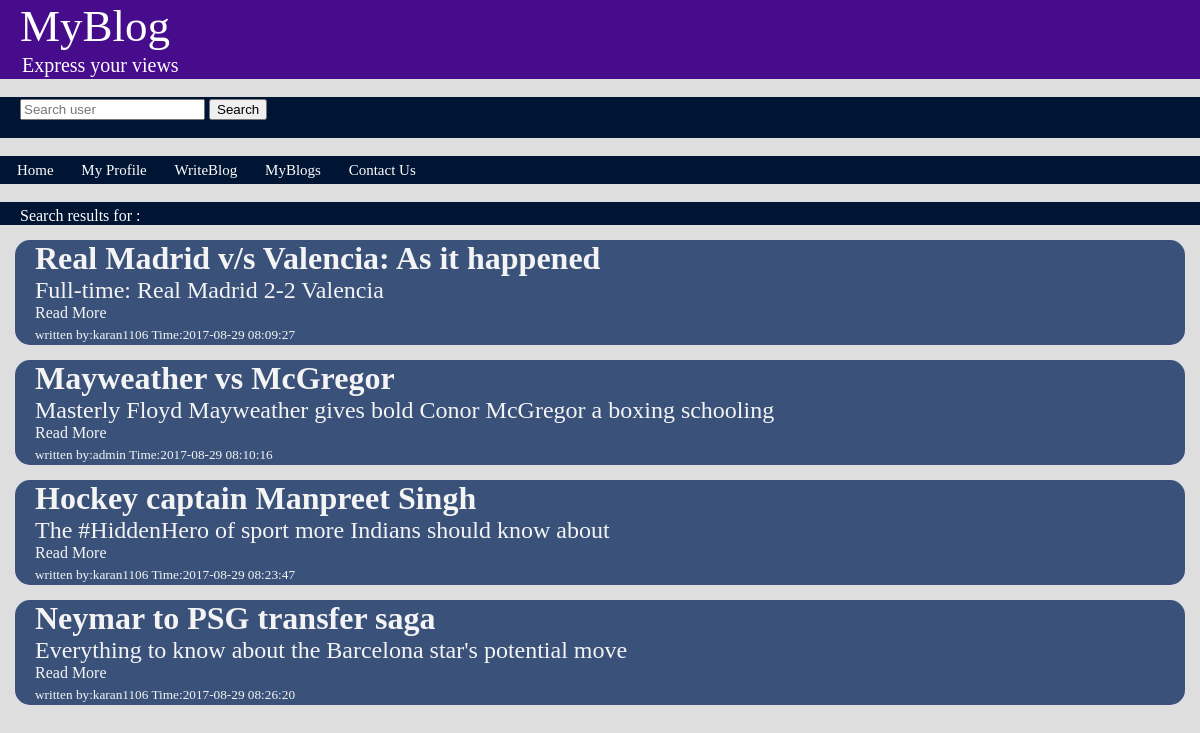
Screenshot of /blog/search.php with the database file from the repository.
### tables this page shows
CREATE TABLE `blogpost` (
  `id` int(11) NOT NULL,
  `blogger` varchar(25) NOT NULL,
  `date` timestamp NOT NULL DEFAULT CURRENT_TIMESTAMP,
  `title` varchar(150) NOT NULL,
  `descript` varchar(250) NOT NULL,
  `post` varchar(2500) NOT NULL,
  `status` char(1) NOT NULL DEFAULT '0'
);

### blog/search.php (the view, shortened to what this page needs)
<head>
	<link rel="stylesheet" type="text/css" href="style.css">
</head>
<body>
	<div class="header"><h2 title="Welcome to MyBlog">MyBlog</h2>
			<p style="font-size: 20px;">&nbsp;&nbsp;&nbsp;&nbsp;Express your views</p>
	</div>
	<br>
  <div class="search">
		<form action="search.php" method="post">
			<input type = "text" placeholder = "Search user" name ="key">
			<button type="submit">Search</button>
		</form>
	</div>
	<br>
	<div class = "menu">
		<ul>
  		<li><a href="index.php">Home</a></li>
  		<li><a href="profile.php">My Profile</a></li>
  		<li><a href="writeBlog.php?publish=0">WriteBlog</a></li>
  		<li><a href="viewBlog.php">MyBlogs</a></li>
 	    <li><a href="contactUs.php">Contact Us</a></li>
		</ul>
	</div>
	<br>
	<div class="posts">
	<?php
	 $key = $_POST['key'];
   echo "<div style='background-color:#001433;color:white;padding-left:20px;padding-top:5px;'>Search results for : ".$key."</div>";
	 $servername = "localhost";
		$username = "root";
		$password = "";
		$dbname = "blog";
		$conn = new mysqli($servername, $username, $password,$dbname);
    if($_POST['srch']=='user'){
		$sql = "SELECT * from users where userID like '%".$key."%';";
    $res = $conn->query($sql);
    if($res->num_rows>0){
        while($row=$res->fetch_assoc()){
          echo "<div class = 'post'><h1>".$row['name']."</h1><h2>".$row['userID']."</h2><h5><a href ='loadProfile.php?userID=".$row['userID']."'>View Profile</a></h5></div>";
        }
    }
    else{
      echo "<h1> NO USER PROFILES WITH GIVEN KEYWORD</h1>";
    }
    }
    else {
      $sql = "SELECT * FROM blogpost where status = 1 and (title like '%".$key."%' OR descript like '%".$key."%' or post like '%".$key."%');";
      $res = $conn->query($sql);
  		if($res->num_rows>0){
      	  while($row=$res->fetch_assoc()){
      	  	echo "<div class = 'post'><h1>".$row['title']."</h1><h2>".$row['descript']."</h2><h4><a href=openBlog.php?id=".$row['id'].">Read More</a></h4><h5> written by:".$row['blogger']." Time:".$row['date']."</h5></div>";
      	  }
  		}
  		else{
  			echo "<h1> &nbsp;&nbsp;&nbsp;&nbsp;No blogposts to show</h1>";
  		}
    }
?>
	</div>
</body>
</html>

### blog/style.css (style rules this page uses)
body { margin: 0px; background-color: #DEDEDE; }
.header { background-color: #460C8C; color: white; font-size: 30px; margin-bottom: 0px; }
.header h3, h5 { margin: 0px; padding-left: 20px; padding-top: 5px; padding-bottom: 0px; }
.menu ul { list-style-type: none; margin: 0; padding: 0; padding: 5px; background-color: #001433; }
.menu li { display: inline; padding-right: 1%; padding-left: 1%; font-size: 15px; }
.menu { margin: 0; }
.menu a { text-decoration: none; color: white; }
.post { background-color: #3A517A; border: 2px; border-radius: 15px; border-color: #DEDEDE; margin: 15px; color: #F4F4F4; }
.post h1, h4, h5, h2 { padding-left: 20px; padding-right: 10px; margin: 0px; }
.post h5 { padding-bottom: 2px; }
.post h4, h5, h2 { font-weight: normal; }
.post a { text-decoration: none; color: #F4F4F4; }
.search { background-color: #001433; padding: 2px; padding-left: 20px; color: white; }
p { margin: 0; padding: 2px; }

### rows the page displays
blogpost: title "Real Madrid v/s Valencia: As it happened", descript "Full-time: Real Madrid 2-2 Valencia", blogger "karan1106", date "2017-08-29 08:09:27"
blogpost: title "Mayweather vs McGregor", descript "Masterly Floyd Mayweather gives bold Conor McGregor a boxing schooling", blogger "admin", date "2017-08-29 08:10:16"
blogpost: title "Hockey captain Manpreet Singh", descript "The #HiddenHero of sport more Indians should know about", blogger "karan1106", date "2017-08-29 08:23:47"
blogpost: title "Neymar to PSG transfer saga", descript "Everything to know about the Barcelona star's potential move", blogger "karan1106", date "2017-08-29 08:26:20"
